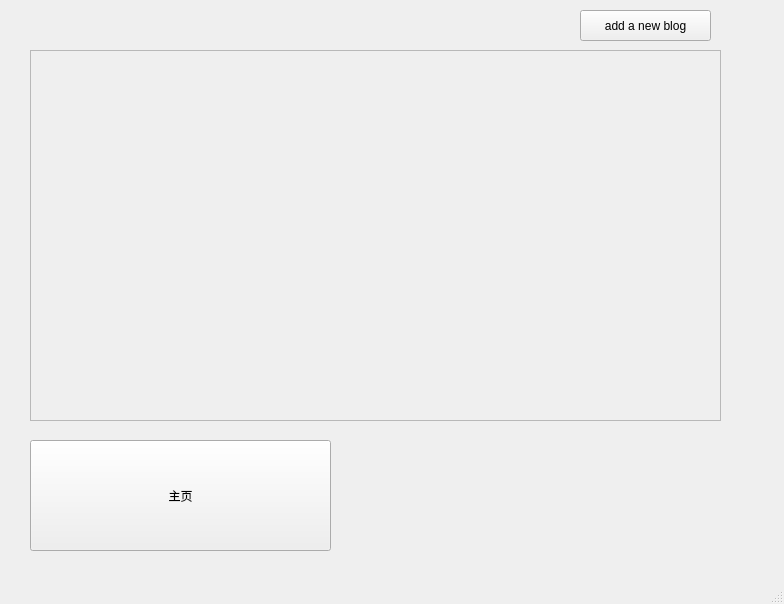
<?xml version="1.0" encoding="UTF-8"?>
<ui version="4.0">
 <class>MainWindow</class>
 <widget class="QMainWindow" name="MainWindow">
  <property name="geometry">
   <rect>
    <x>0</x>
    <y>0</y>
    <width>784</width>
    <height>604</height>
   </rect>
  </property>
  <property name="windowTitle">
   <string>MainWindow</string>
  </property>
  <widget class="QWidget" name="centralwidget">
   <widget class="QPushButton" name="menuButton">
    <property name="geometry">
     <rect>
      <x>30</x>
      <y>440</y>
      <width>301</width>
      <height>111</height>
     </rect>
    </property>
    <property name="text">
     <string>主页</string>
    </property>
   </widget>
   <widget class="QPushButton" name="addPostButton">
    <property name="geometry">
     <rect>
      <x>580</x>
      <y>10</y>
      <width>131</width>
      <height>31</height>
     </rect>
    </property>
    <property name="text">
     <string>add a new blog</string>
    </property>
   </widget>
   <widget class="QScrollArea" name="scrollArea">
    <property name="geometry">
     <rect>
      <x>30</x>
      <y>50</y>
      <width>691</width>
      <height>371</height>
     </rect>
    </property>
    <property name="widgetResizable">
     <bool>true</bool>
    </property>
    <widget class="QWidget" name="scrollAreaWidgetContents">
     <property name="geometry">
      <rect>
       <x>0</x>
       <y>0</y>
       <width>689</width>
       <height>369</height>
      </rect>
     </property>
    </widget>
   </widget>
  </widget>
  <widget class="QMenuBar" name="menubar">
   <property name="geometry">
    <rect>
     <x>0</x>
     <y>0</y>
     <width>784</width>
     <height>18</height>
    </rect>
   </property>
  </widget>
  <widget class="QStatusBar" name="statusbar"/>
 </widget>
 <resources/>
 <connections/>
</ui>
